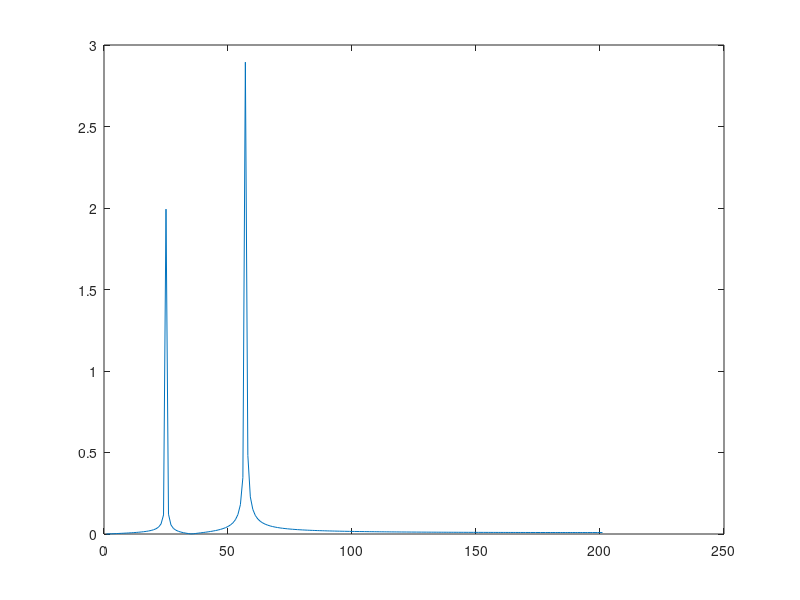

Recreate this plot in MATLAB.
load ex1.mat

%bucata de cod responsabila pentru spectru Fourier
N = length(x);           %lungimea semnalului
fe = 1/Te;               %se calculeaza frecventa
X = fft(x);              %transformata Fourier a semnalului
Xabs = abs(X)/(N/2);     %modulul imprati
magX = Xabs(1,1:N/2+1);
f = [0:N/2]*fe/N;

plot(magX)
